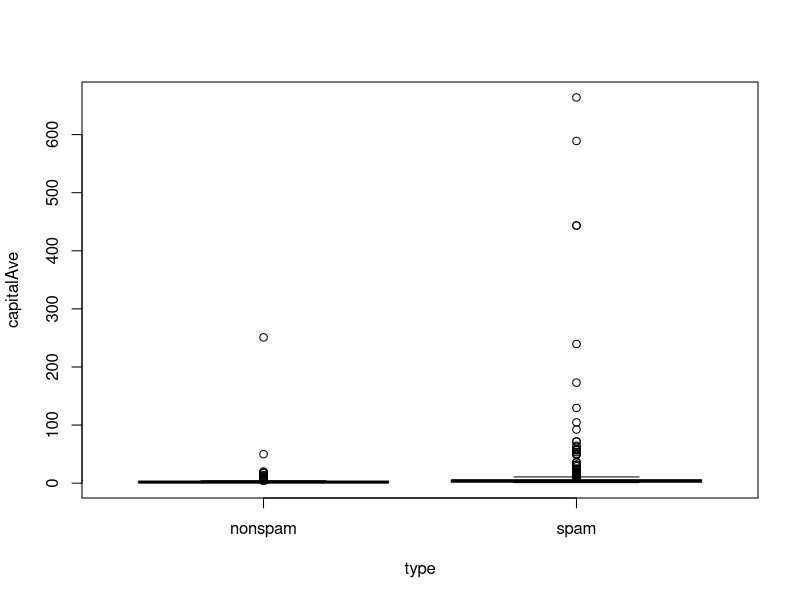
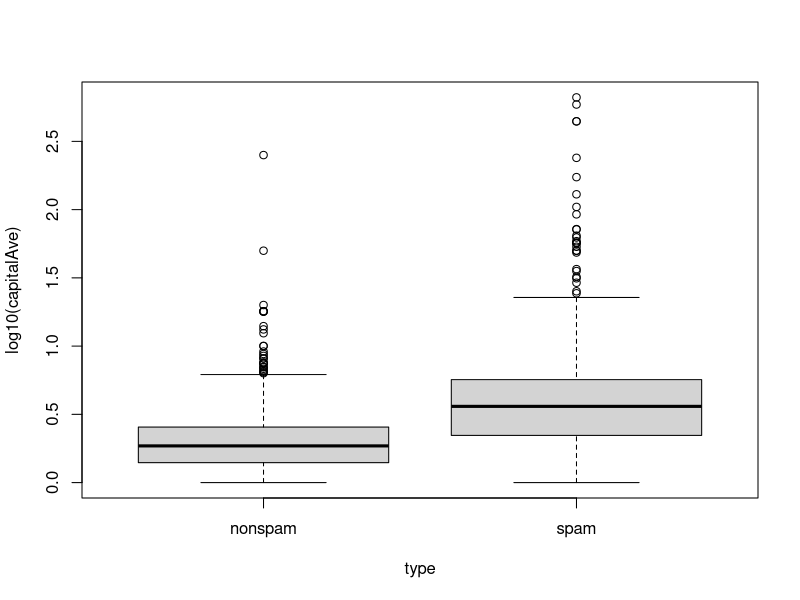
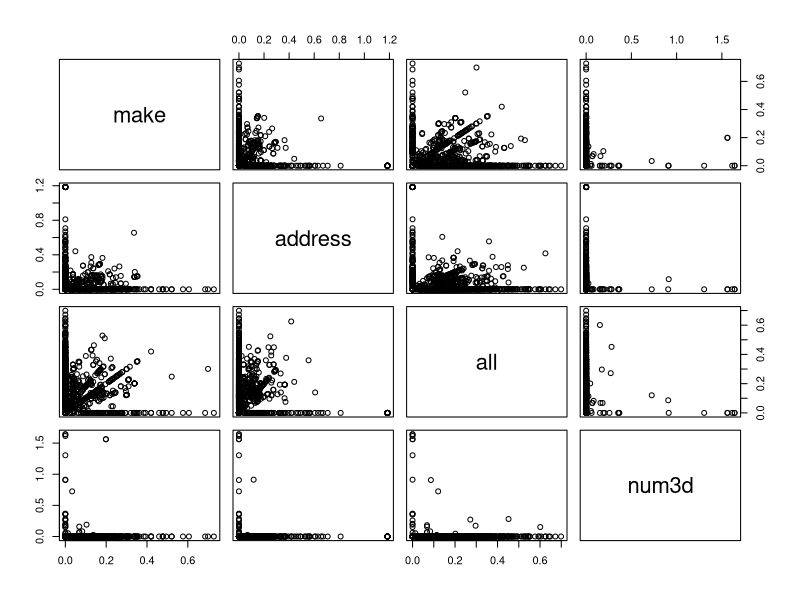
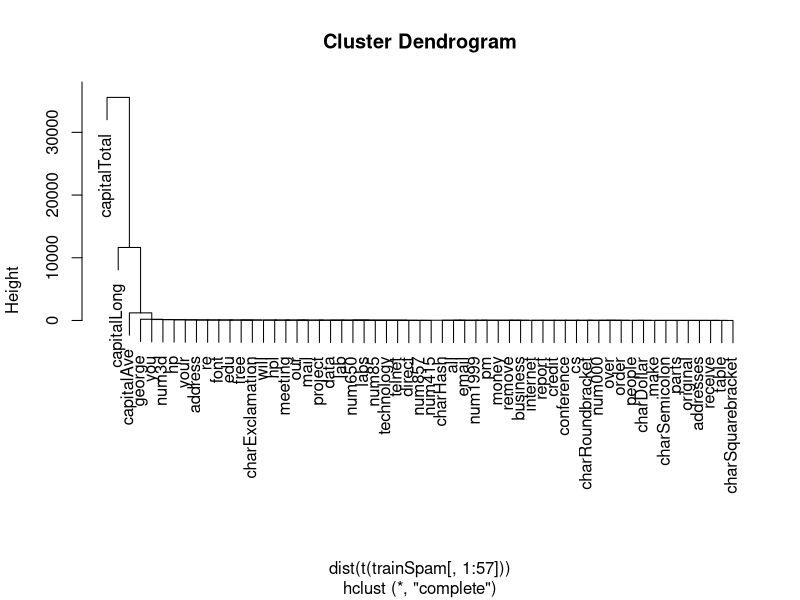
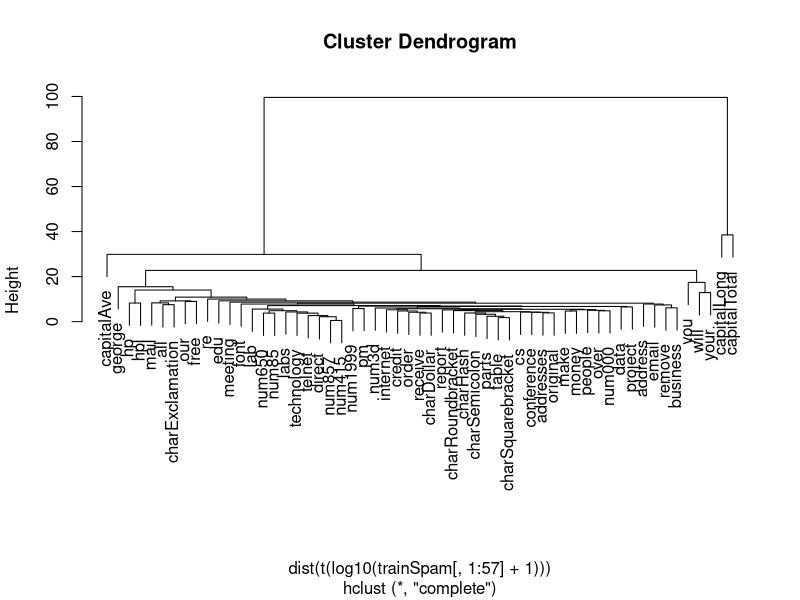

Here is the R script that generated these plots, in order:
library(kernlab)
data("spam")

set.seed(3435)
trainIndicator <- rbinom(4601, size = 1, prob = 0.5)
trainIndicator
table(trainIndicator)

trainSpam <- spam[trainIndicator == 1,]
testSpam <- spam[trainIndicator == 0,]

head(names(trainSpam),20)

head(trainSpam[,1:10])

table(trainSpam$type)

names(trainSpam)

trainSpam[,"capitalAve"]
boxplot(capitalAve ~ type, data = trainSpam)
boxplot(log10(capitalAve) ~ type, data = trainSpam)

pairs(log10(trainSpam[,1:4] + 1))

names(trainSpam)
dim(t(trainSpam[,1:57]))
hCluster = hclust(dist(t(trainSpam[,1:57])))
plot(hCluster)

hClusterUpdated <- hclust(dist(t(log10(trainSpam[,1:57] + 1))))
plot(hClusterUpdated)

as.numeric(trainSpam$type)#return 1 and 2
trainSpam$numType <- as.numeric(trainSpam$type) - 1 #nonspam = 0 ; spam = 1
table(trainSpam$numType )

costFunction <- function(x,y) sum(x != (y > 0.5))
cvError <- rep(NA,55)
library(boot)
dim(trainSpam)

for (i in 1:55) {
  lmFormula <- reformulate(names(trainSpam)[i], response = "numType")#create formula
  #print(lmFormula)
  glmFit <- glm(lmFormula, family = "binomial", data = trainSpam)
  #print(glmFit)
  cvError[i] <- cv.glm(trainSpam, glmFit, costFunction, 2)$delta
}
print(cvError)

which.min(cvError)#53
names(trainSpam)[which.min(cvError)]

predictionModel <- glm(numType ~ charDollar, family = "binomial", data = trainSpam)
predictionModel
unclass(predictionModel)

predictionTest <- predict(predictionModel, testSpam)
str(predictionTest)
predictedSpam = rep("nonspam", dim(testSpam)[1])
predictedSpam[predictionModel$fitted > 0.5] <- "spam"
predictedSpam
table(predictedSpam,testSpam$type)
table(testSpam$type)
str(predictedSpam)

#PAGE = 46
# winnowed DOWN = to reduce the size of a group of people or things so that you only keep the best or most useful ones.

sessionInfo()
